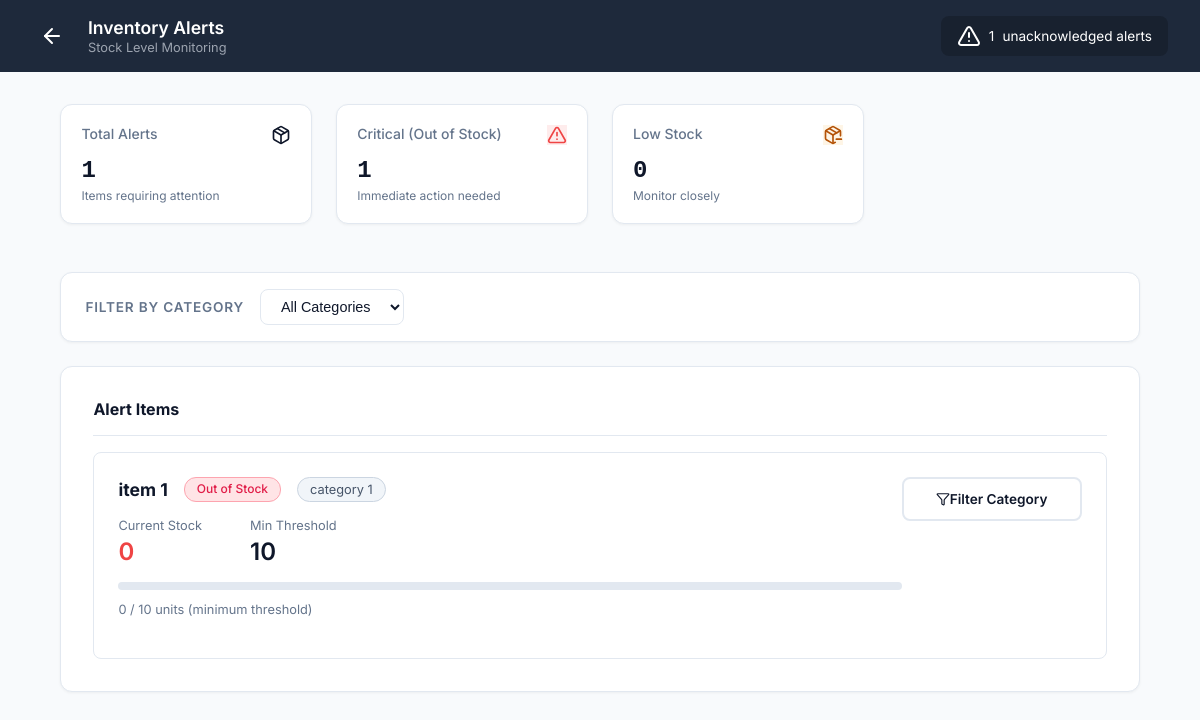
The page /dashboard/cssd/alerts/ (signed in) on the database its author committed.
### CSSD_Management_System/models.py (models this page shows, shortened)
class InventoryItem(models.Model):
    name = models.CharField(max_length=255)
    category = models.CharField(max_length=100)
    current_stock = models.IntegerField(default=0)
    min_threshold = models.IntegerField(default=10)

### CSSD_Management_System/views.py (the view)
# urls.py: path('dashboard/cssd/alerts/', views.cssd_inventory_alerts, name='cssd_inventory_alerts'),
@login_required
@cssd_staff_required
def cssd_inventory_alerts(request):
    category_filter = request.GET.get('category', '')
    from django.db.models import F
    shortage_items = InventoryItem.objects.filter(
        current_stock__lte=F('min_threshold')
    ).order_by('current_stock', 'name')
    if category_filter:
        shortage_items = shortage_items.filter(category=category_filter)
    categories = InventoryItem.objects.values_list('category', flat=True).distinct()
    alert_data = []
    for item in shortage_items:
        if item.current_stock == 0:
            severity = 'Out of Stock'
        else:
            severity = 'Critical'
        alert_data.append({'item': item, 'severity': severity})
    out_of_stock_count = sum(1 for entry in alert_data if entry['severity'] == 'Out of Stock')
    critical_count = sum(1 for entry in alert_data if entry['severity'] == 'Critical')
    return render(request, 'cssd-inventory-alerts.html', {
        'alert_data': alert_data,
        'shortage_count': shortage_items.count(),
        'out_of_stock_count': out_of_stock_count,
        'critical_count': critical_count,
        'categories': categories,
        'selected_category': category_filter,
    })

### CSSD_Management_System/templates/cssd-inventory-alerts.html (shortened to what this page needs)
{% load static %}
<!DOCTYPE html>
<html lang="en">
<head>
  <link rel="stylesheet" href="{% static 'styles.css' %}">
  <link rel="stylesheet" href="{% static 'extended_styles.css' %}">
</head>
<body>
  <div class="dashboard-wrapper theme-blue">
    <nav class="dashboard-nav theme-dark-blue">
      <div class="nav-brand">
        <a href="{% url 'dashboard_router' %}" class="btn-back-icon"><i data-lucide="arrow-left"></i></a>
        <div class="nav-title">
          <h2>Inventory Alerts</h2>
          <p>Stock Level Monitoring</p>
        </div>
      </div>
      <div class="nav-actions">
        <div class="alert-banner">
          <i data-lucide="alert-triangle"></i>
          <span>{{ shortage_count }}</span> unacknowledged alerts
        </div>
      </div>
    </nav>
    <main class="dashboard-main alerts-main">
      <div class="container-center">
        <div class="cssd-stats-grid alerts-stats">
          <div class="stat-card">
            <div class="stat-header">
              <span class="stat-label">Total Alerts</span>
              <i data-lucide="package" class="stat-icon-small grey"></i>
            </div>
            <h3 class="stat-value">{{ shortage_count }}</h3>
            <p class="stat-desc">Items requiring attention</p>
          </div>
          <div class="stat-card">
            <div class="stat-header">
              <span class="stat-label">Critical (Out of Stock)</span>
              <i data-lucide="alert-triangle" class="stat-icon-small red-bg"></i>
            </div>
            <h3 class="stat-value">{{ out_of_stock_count }}</h3>
            <p class="stat-desc">Immediate action needed</p>
          </div>
          <div class="stat-card">
            <div class="stat-header">
              <span class="stat-label">Low Stock</span>
              <i data-lucide="package-minus" class="stat-icon-small yellow-bg"></i>
            </div>
            <h3 class="stat-value">{{ critical_count }}</h3>
            <p class="stat-desc">Monitor closely</p>
          </div>
        </div>
        {% if categories %}
        <div class="detail-card" style="padding: 1rem 1.5rem;">
          <form method="get" action="{% url 'cssd_inventory_alerts' %}"
                style="display:flex; align-items:center; gap:1rem; flex-wrap:wrap;">
            <label style="font-size:0.85rem; font-weight:600; color:var(--color-text-muted);
                          text-transform:uppercase; letter-spacing:0.05rem;">
              Filter by Category
            </label>
            <select name="category"
                    onchange="this.form.submit()"
                    style="padding:0.5rem 1rem; border:1px solid #e2e8f0;
                           border-radius:var(--radius-md); font-size:0.9rem;
                           background:white; color:var(--color-text-dark); cursor:pointer;">
              <option value="">All Categories</option>
            </select>
          </form>
        </div>
        {% endif %}
        <div class="detail-card list-card">
          <div class="card-header pb-border"><h4>Alert Items</h4></div>
          <div class="alert-list">
            {% if alert_data %}
              {% for entry in alert_data %}
                {% with item=entry.item severity=entry.severity %}
                <div class="alert-list-item">
                  <div class="ali-main">
                    <div class="ali-title-bar">
                      <h4>{{ item.name }}</h4>
                      {% if severity == 'Out of Stock' %}
                        <span class="pill pill-critical">Out of Stock</span>
                      {% else %}
                        <span class="pill pill-critical"
                              style="background:#fff7ed; color:#c2410c; border-color:#fdba74;">
                          Critical
                        </span>
                      {% endif %}
                      {% if item.category %}
                        <span style="background:#f1f5f9; color:#475569; border:1px solid #cbd5e1;
                                     padding:0.25rem 0.75rem; border-radius:20px; font-size:0.8rem;">
                          {{ item.category }}
                        </span>
                      {% endif %}
                    </div>
                    <div class="ali-stats">
                      <div class="ali-stat">
                        <span class="as-label">Current Stock</span>
                        <span class="as-val {% if item.current_stock == 0 %}text-red{% else %}text-yellow{% endif %}">
                          {{ item.current_stock }}
                        </span>
                      </div>
                      <div class="ali-stat">
                        <span class="as-label">Min Threshold</span>
                        <span class="as-val">{{ item.min_threshold }}</span>
                      </div>
                    </div>
                    <div class="stock-progress">
                      <div class="progress-bar-bg">
                      </div>
                      <span class="progress-text">
                        {{ item.current_stock }} / {{ item.min_threshold }} units (minimum threshold)
                      </span>
                    </div>
                  </div>
                  <div class="ali-actions">
                    <a href="{% url 'cssd_inventory_alerts' %}?category={{ item.category }}"
                       class="btn-outline"
                       style="text-align:center; font-size:0.85rem;
                              text-decoration:none; color:var(--color-text-dark);">
                      <i data-lucide="filter" style="width:14px; height:14px;"></i>
                      Filter Category
                    </a>
                  </div>
                </div>
                {% endwith %}
              {% endfor %}
            {% endif %}
          </div>
        </div>
      </div>
    </main>
  </div>
</body>
</html>

### CSSD_Management_System/static/styles.css (style rules this page uses)
:root { --color-primary: #2563eb; --color-primary-hover: #1d4ed8; --color-secondary: #0ea5e9; --color-teal: #0d9488; --color-teal-hover: #0f766e; --color-indigo: #4f46e5; --color-success: #10b981; --color-warning-border: #fcd34d; --color-warning-bg: #fffbeb; --color-warning-text: #b45309; --color-text-dark: #0f172a; --color-text-muted: #64748b; --color-text-light: #f8fafc; --bg-gradient-page: linear-gradient(135deg, #f0fdf4 0%, #f1f5f9 50%, #eff6ff 100%); --bg-gradient-header: linear-gradient(90deg, #1e293b 0%, #0f172a 100%); --bg-card: #ffffff; }
html { margin: 0; padding: 0; min-height: 100%; background: var(--bg-gradient-header); }
*, *::before, *::after { box-sizing: border-box; }
body { margin: 0; padding: 0; font-family: 'Inter', -apple-system, BlinkMacSystemFont, 'Segoe UI', Roboto, Helvetica, Arial, sans-serif; background: var(--bg-gradient-page); color: var(--color-text-dark); min-height: 100vh; display: flex; flex-direction: column; overflow-x: hidden; }
h1, h2, h3, h4, h5, h6, p { margin: 0; }
a { text-decoration: none; color: inherit; }
.card-header { display: flex; justify-content: space-between; align-items: flex-start; margin-bottom: 1.5rem; }
.lucide { color: currentColor; }
.dashboard-wrapper { min-height: 100vh; display: flex; flex-direction: column; }
.dashboard-wrapper.theme-blue { background: #f8fafc; }
.dashboard-nav { display: flex; justify-content: space-between; align-items: center; padding: 1rem 2rem; color: white; }
.theme-dark-blue { background-color: #1e293b; }
.nav-brand { display: flex; align-items: center; gap: 1rem; }
.nav-title h2 { font-size: 1.1rem; font-weight: 600; }
.nav-title p { font-size: 0.8rem; color: #9ca3af; margin-top: 0.1rem; }
.nav-actions { display: flex; align-items: center; gap: 1.5rem; }
.dashboard-main { flex: 1; padding: 2rem; display: flex; justify-content: center; align-items: flex-start; }
.stat-card { background: white; border: 1px solid #e2e8f0; border-radius: 12px; padding: 1.5rem; display: flex; justify-content: space-between; align-items: flex-start; box-shadow: 0 1px 3px 0 rgb(0 0 0 / 0.05); }
.cssd-stats-grid { display: grid; grid-template-columns: repeat(4, 1fr); gap: 1.5rem; margin-bottom: 1.5rem; }
.cssd-stats-grid .stat-card { flex-direction: column; }
.stat-header { display: flex; justify-content: space-between; width: 100%; margin-bottom: 0.5rem; }
.stat-label { font-size: 0.875rem; color: var(--color-text-muted); font-weight: 500; }
.stat-value { font-size: 1.75rem; font-weight: 600; color: var(--color-text-dark); margin-top: 0.25rem; }
.stat-desc { font-size: 0.75rem; color: var(--color-text-muted); margin-top: 0.25rem; }
.stat-icon-small { width: 20px; height: 20px; }
.cssd-stats-grid .stat-card { padding: 1.25rem; }
.cssd-stats-grid .stat-value { font-size: 1.5rem; }
.pill { font-size: 0.75rem; padding: 0.25rem 0.75rem; border-radius: 12px; font-weight: 500; display: inline-flex; align-items: center; border: 1px solid transparent; line-height: 1.2; }

### rows shown on the page
InventoryItem: item.name "item 1", item.category "category 1", item.current_stock "0", item.min_threshold "10"

### other values the page prints
{{ shortage_count }} "1"
{{ out_of_stock_count }} "1"
{{ critical_count }} "0"
